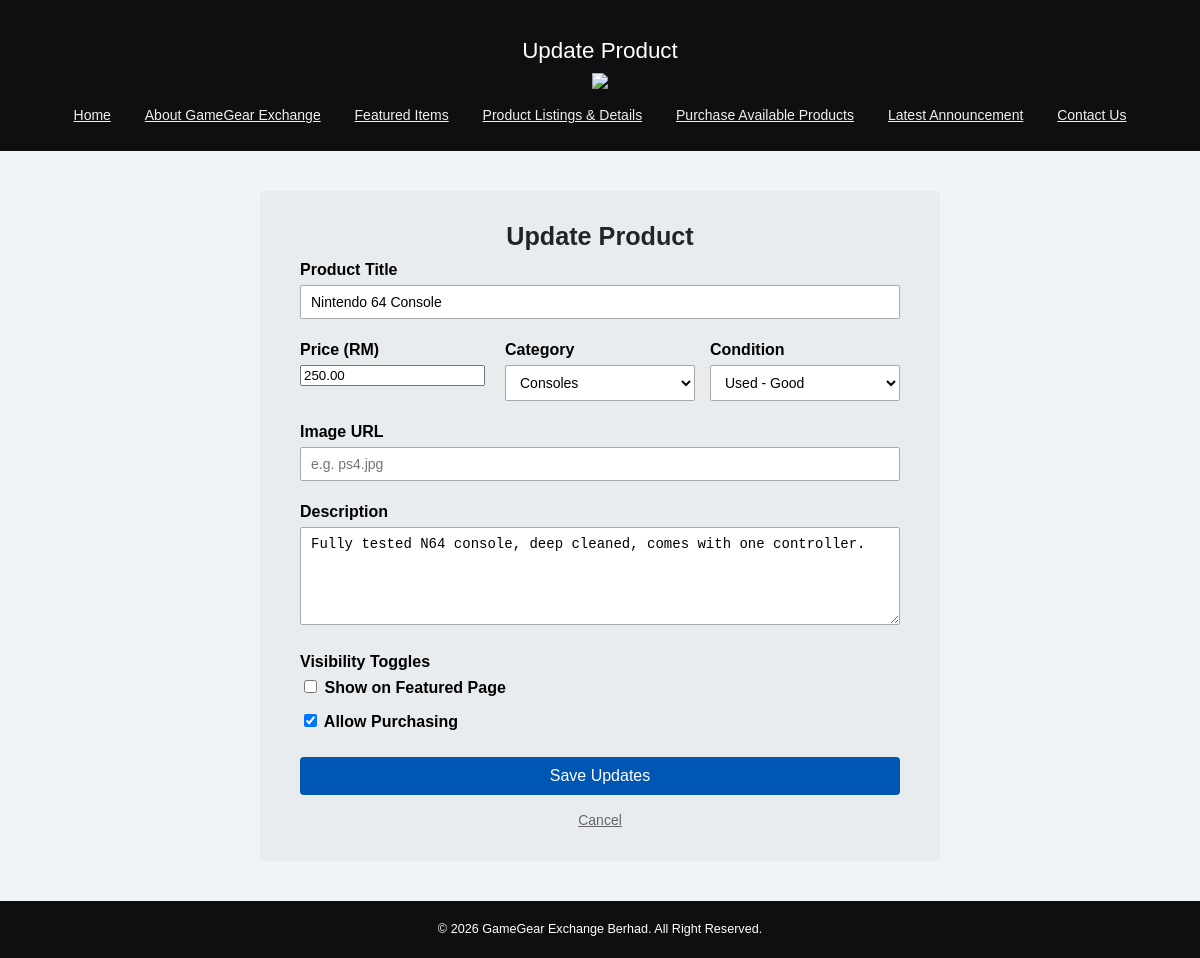
Page /gamegear/admin/update_product.php?id=1 (signed in) on the earlier database version.
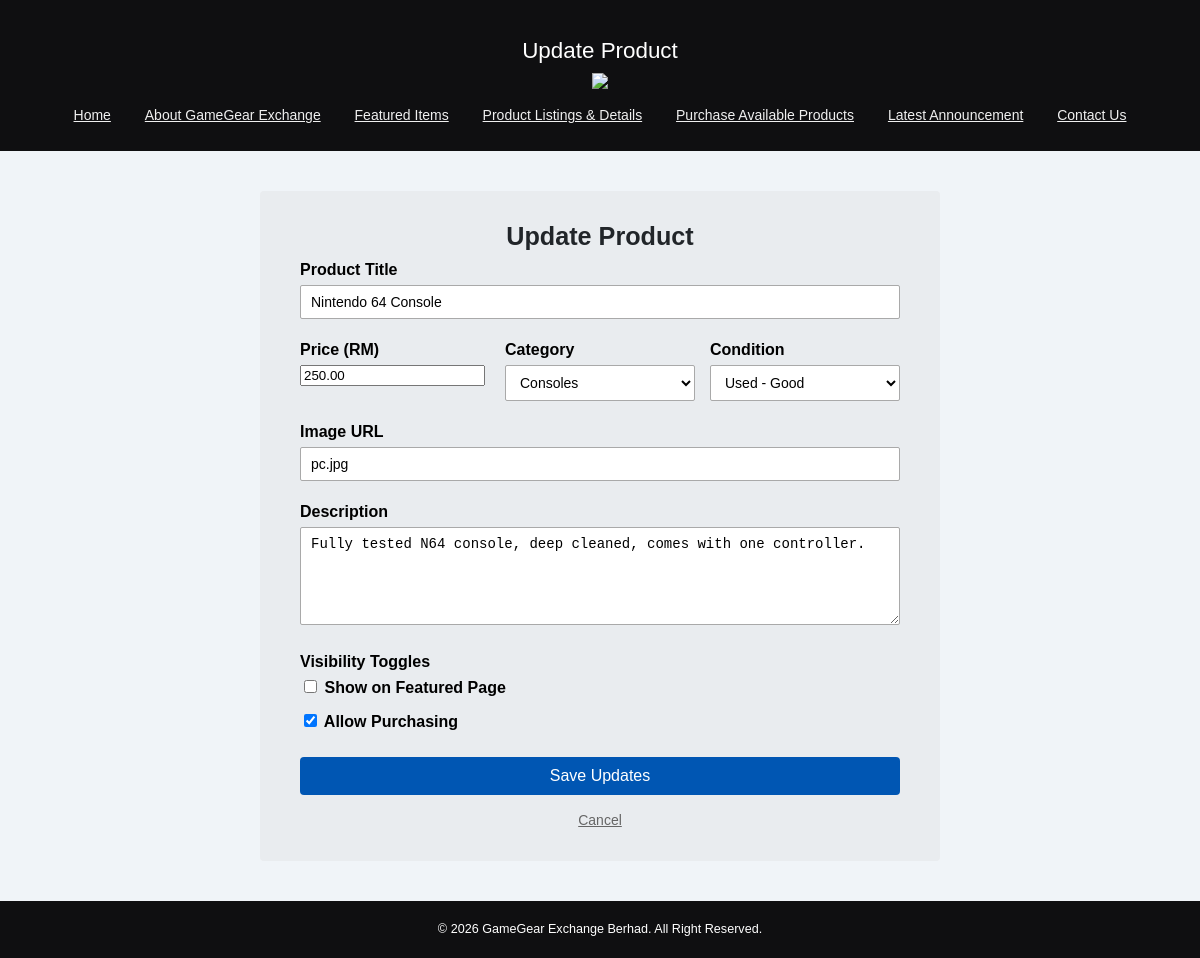
Same page on the later database version.
### tables this page shows
CREATE TABLE listings (
    listing_id INT AUTO_INCREMENT PRIMARY KEY,
    seller_id INT NULL,
    category_id INT NOT NULL,
    title VARCHAR(150) NOT NULL,
    description TEXT,
    price DECIMAL(10,2) NOT NULL,
    item_condition ENUM('New','Like New','Used - Good','Used - Fair') NOT NULL DEFAULT 'Used - Good',
    image_path VARCHAR(200),
    status ENUM('Available','Sold') NOT NULL DEFAULT 'Available',
    is_featured TINYINT(1) NOT NULL DEFAULT 0,
    views INT NOT NULL DEFAULT 0,
    created_at TIMESTAMP DEFAULT CURRENT_TIMESTAMP,
    FOREIGN KEY (seller_id) REFERENCES users(user_id) ON DELETE SET NULL,
    FOREIGN KEY (category_id) REFERENCES categories(category_id)
);

### gamegear/admin/update_product.php (the view, shortened to what this page needs)
<?php
$dbHost = 'localhost';
$dbUser = 'root';
$dbPass = '';
$dbName = 'gamegear_exchange';
$message_out = '';
?>
<!DOCTYPE html>
<html lang="en">
<head>
  <link rel="stylesheet" href="../style/style.css">
</head>
<body>
<?php include('../content/header.php'); ?>
<?php include('../content/navigation.php'); ?>
<div id="contentWrapper">
    <div class="form-container">
        <h2 style="text-align:center; margin-top:0;">Update Product</h2>
        <?php
        if ($_SERVER['REQUEST_METHOD'] !== 'POST' || strpos($message_out, 'Failed') !== false || strpos($message_out, 'Invalid') !== false) {
            $id = isset($_GET['id']) ? (int) $_GET['id'] : (isset($_POST['id']) ? (int)$_POST['id'] : 0);
            if ($id > 0) {
                $conn = mysqli_connect($dbHost, $dbUser, $dbPass, $dbName);
                if ($conn) {
                    $sql = "SELECT * FROM listings WHERE listing_id=$id LIMIT 1";
                    $result = mysqli_query($conn, $sql);
                    if ($result && mysqli_num_rows($result) > 0) {
                        $row = mysqli_fetch_assoc($result);
        ?>
        <form action="" method="post">
            <div class="form-group">
                <label>Product Title</label>
                <input type="text" name="title" value="<?php echo htmlspecialchars($row['title']); ?>" required>
            </div>
            <div style="display: flex; gap: 15px;">
                <div class="form-group" style="flex: 1;">
                    <label>Price (RM)</label>
                    <input type="number" step="0.01" name="price" value="<?php echo htmlspecialchars($row['price']); ?>" required>
                </div>
                <div class="form-group" style="flex: 1;">
                    <label>Category</label>
                    <select name="category_id">
                        <?php
                        $cat_result = mysqli_query($conn, "SELECT * FROM categories ORDER BY category_name");
                        while ($cat = mysqli_fetch_assoc($cat_result)) {
                            $selected = ($cat['category_id'] == $row['category_id']) ? 'selected' : '';
                            echo '<option value="' . $cat['category_id'] . '" ' . $selected . '>' . htmlspecialchars($cat['category_name']) . '</option>';
                        }
                        ?>
                    </select>
                </div>
                <div class="form-group" style="flex: 1;">
                    <label>Condition</label>
                    <select name="condition_status">
                        <?php
                        $conditions = array('New', 'Like New', 'Used - Good', 'Used - Fair');
                        foreach ($conditions as $c) {
                            $selected = ($c == $row['item_condition']) ? 'selected' : '';
                            echo "<option value='$c' $selected>$c</option>";
                        }
                        ?>
                    </select>
                </div>
            </div>
            <div class="form-group">
                <label>Image URL</label>
                <input type="text" name="image_url" value="<?php echo htmlspecialchars($row['image_path']); ?>" placeholder="e.g. ps4.jpg">
            </div>
            <div class="form-group">
                <label>Description</label>
                <textarea name="description" rows="5"><?php echo htmlspecialchars($row['description']); ?></textarea>
            </div>
            <div class="form-group">
                <label>Visibility Toggles</label>
                <div class="checkbox-group">
                    <label><input type="checkbox" name="is_featured" value="1" <?php echo ($row['is_featured'] == 1) ? 'checked' : ''; ?>> Show on Featured Page</label>
                    <label><input type="checkbox" name="is_available" value="1" <?php echo ($row['status'] == 'Available') ? 'checked' : ''; ?>> Allow Purchasing</label>
                </div>
            </div>
            <button type="submit" class="submit-btn" style="width:100%;">Save Updates</button>
            <a href="dashboard.php" style="display:block; text-align:center; margin-top:15px; color:#666;">Cancel</a>
        </form>
        <?php
                    } else {
                        echo '<p class="error" style="text-align:center;">Product not found.</p><div style="text-align:center;"><a href="dashboard.php">Back to Dashboard</a></div>';
                    }
                }
            } else {
                echo '<p class="error" style="text-align:center;">No product selected.</p><div style="text-align:center;"><a href="dashboard.php">Back to Dashboard</a></div>';
            }
        }
        ?>
    </div>
</div>
<?php include('../content/footer.php'); ?>
</body>
</html>

Differences in the rows shown:
changed listings "Nintendo 64 Console": image_url (not shown) → "pc.jpg"
